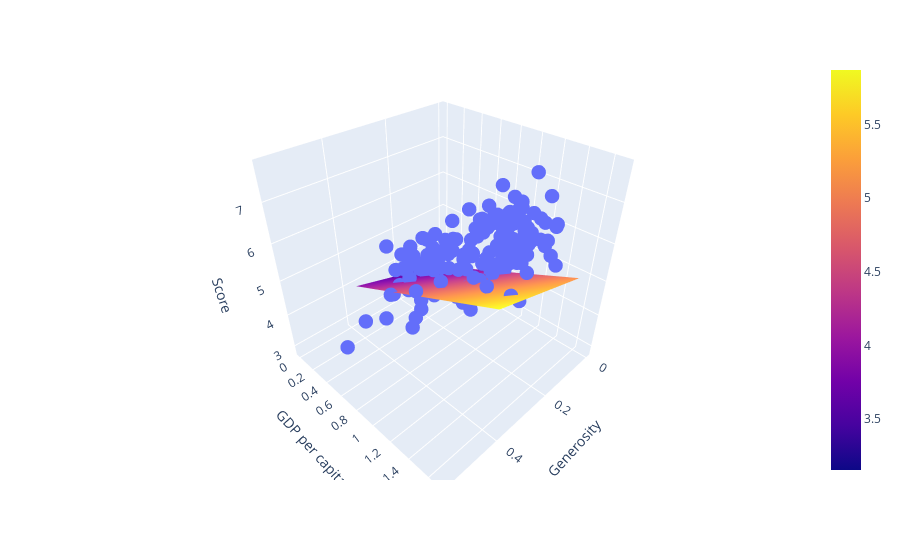

The cell this chart's notebook holds for it:
### Code cell
plot_multiple_happiness_regression()

### Figure 1 — Plotly figure (JSON) as saved in the notebook; plotly's stock layout.template omitted (floating-point values rounded to 4 significant figures; data arrays with more than 128 entries replaced by an {"elided": "..."} marker saying what was removed)
{"data": [{"hovertemplate": "Generosity=%{x}<br>GDP per capita=%{y}<br>Score=%{z}<extra></extra>", "legendgroup": "", "marker": {"color": "#636efa", "size": 5, "symbol": "circle"}, "mode": "markers", "name": "", "scene": "scene", "showlegend": false, "type": "scatter3d", "x": {"elided": "156 float values"}, "y": {"elided": "156 float values"}, "z": {"elided": "156 float values"}}, {"name": "predictions", "type": "surface", "x": [0.035, 0.065, 0.095, 0.125, 0.155, 0.185, 0.215, 0.245, 0.275, 0.305, 0.335, 0.365], "y": [0, 0.03, 0.06, 0.09, 0.12, 0.15, 0.18, 0.21, 0.24, 0.27, 0.3, 0.33, 0.36, 0.39, 0.42, 0.45, 0.48, 0.51, 0.54, 0.57, 0.6, 0.63, 0.66, 0.69, 0.72, 0.75, 0.78, 0.81, 0.84, 0.87, 0.9, 0.93, 0.96, 0.99, 1.02, 1.05, 1.08, 1.11, 1.14, 1.17, 1.2, 1.23, 1.26, 1.29, 1.32, 1.35, 1.38, 1.41, 1.44, 1.47, 1.5, 1.53, 1.56, 1.59], "z": {"elided": "54x12 float values"}}], "layout": {"legend": {"tracegroupgap": 0}, "margin": {"t": 60}, "scene": {"domain": {"x": [0, 1], "y": [0, 1]}, "xaxis": {"title": {"text": "Generosity"}}, "yaxis": {"title": {"text": "GDP per capita"}}, "zaxis": {"title": {"text": "Score"}}}}}
